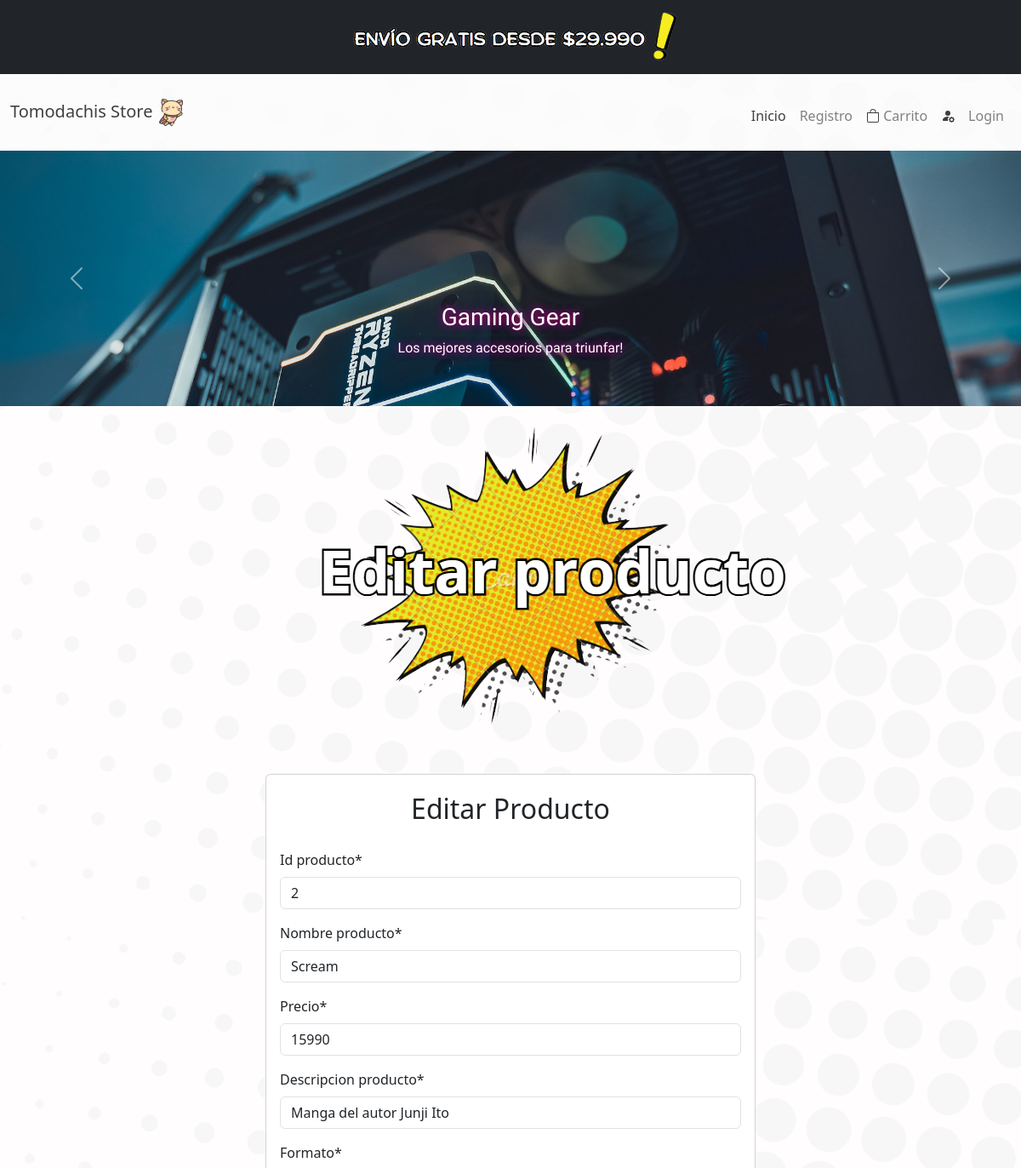
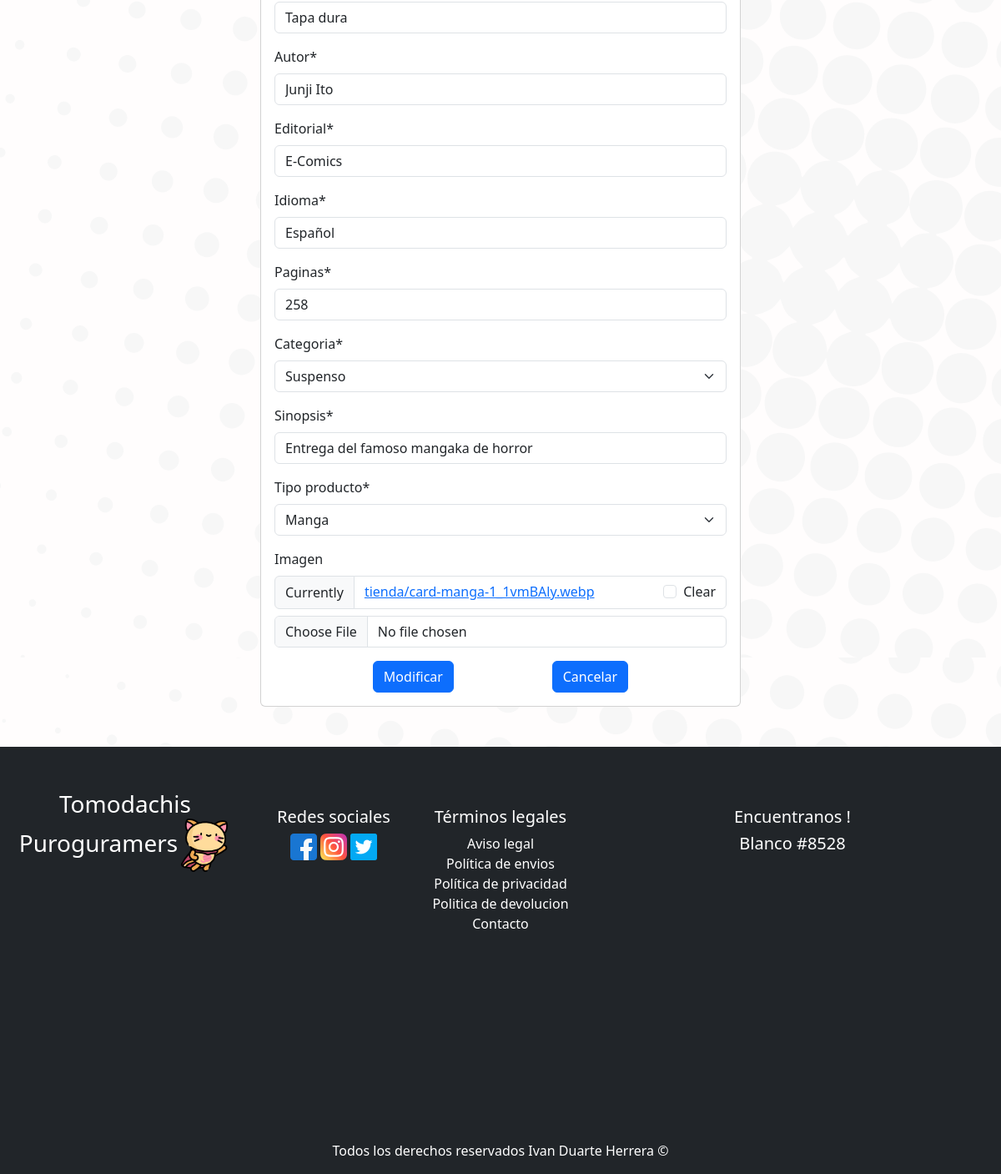
Screenshot of /tienda/modificar-producto/2 with the database file from the repository (2 pictures, top to bottom).
### tienda/models.py (models this page shows, shortened)
class Producto(models.Model):
    id_producto = models.CharField(primary_key=True, max_length=6)
    nombre_producto = models.CharField(max_length=200)
    precio = models.PositiveSmallIntegerField()
    descripcion_producto = models.CharField(max_length=200)
    formato = models.CharField(max_length=200)
    autor = models.CharField(max_length=100)
    editorial = models.CharField(max_length=80)
    idioma =  models.CharField(max_length=70)
    paginas = models.CharField(max_length=4)
    categoria = models.ForeignKey(Categoria, on_delete=models.PROTECT)
    sinopsis = models.CharField(max_length=400)
    tipo_producto = models.ForeignKey(TipoProducto,null=True, on_delete=models.PROTECT)
    imagen = models.ImageField(upload_to="tienda/", null=True, blank=True)

### tienda/views.py (the view, shortened to what this page needs)
# urls.py: path('modificar-producto/<str:pk>', views.modificarProducto, name='modificarProducto'),
def modificarProducto(request,pk):
    producto = get_object_or_404(Producto, id_producto = pk)
    data = {'form': ProductoForm(instance=producto)}
    return render(request,'tienda/producto/modificar.html', data)

### tienda/forms.py
class ProductoForm(forms.ModelForm):
    class Meta:
        model = Producto
        fields = '__all__'

### tienda/models.py (called while the page is built)
    def __str__(self):
        texto = "{0}"
        return texto.format(self.nombre_categoria)

    def __str__(self):
        texto = "{0}"
        return texto.format(self.nombre_tipo_producto)

### tienda/templates/tienda/producto/modificar.html (shortened to what this page needs)
{% extends 'tienda/base.html' %}
{% load static %}
{% block contenido_body %}
{% load crispy_forms_tags %}
{% load crispy_forms_filters %}
    <div class="row">
        <div class="col-md-12 text-center">
            <img src="{% static 'tienda/img/banner-editar-producto.png'%}" alt="banner_controlpanel">
        </div>
    </div>
    <div class="row d-flex justify-content-center pt-5">
        <div class="col-12 col-md-6 ">
            <div class="card ">
                <div class="card-body">
                    <form action="" method="POST" enctype="multipart/form-data">
                        <div class="fs-2 mb-4 text-center">Editar Producto</div>
                        {{ form | crispy }}
                        <div class="d-flex justify-content-evenly">
                            <input type="submit" value="Modificar" class="btn btn-primary ">
                            <input type="reset" value="Cancelar" class="btn btn-primary">
                        </div>
                    </form>
                </div>
            </div>
        </div>
    </div>
{% endblock %}

### tienda/static/tienda/css/style.css (style rules this page uses)
body { background-image: url('../img/bg-comic.png'); background-repeat: repeat; }

### rows the page displays
Producto: id_producto "2", nombre_producto "Scream", precio "15990", descripcion_producto "Manga del autor Junji Ito", formato "Tapa dura", autor "Junji Ito", editorial "E-Comics", idioma "Español", paginas "258", categoria "Suspenso", sinopsis "Entrega del famoso mangaka de horror", tipo_producto "Manga"
